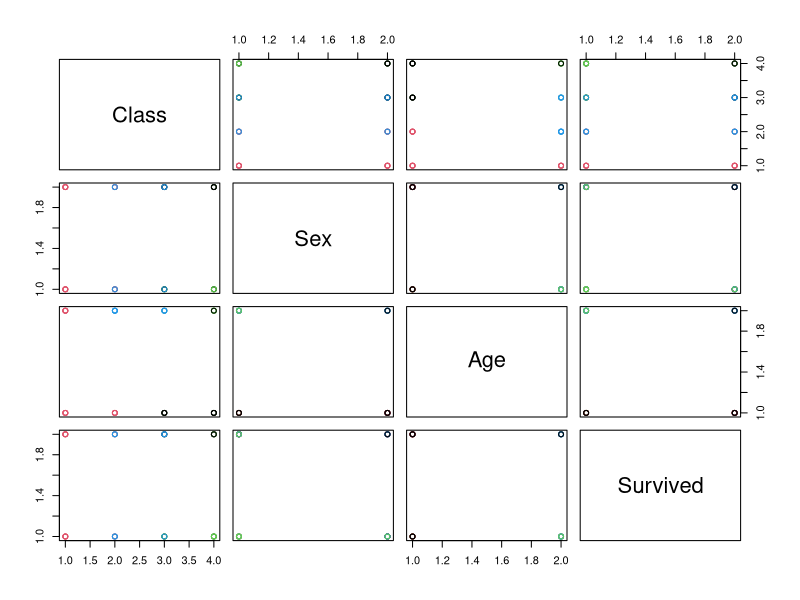

Write R code to recreate this figure.
library(tidyverse)

#Disciplina: Métodos Quantitativos 1

#Alunos: Amanda Raquel da Silva Lopes,
#        Gabriel Itiro Kioki Souza,
#        Vander Soares Teixeira

#A base de dados escolhida foi a Titanic. Essa base de dados é referente ao
#naufrágio e mostra os dados dos passageiros do navio. Como já havíamos explorado
#essa base de dados preferimos utilizá-la para obter talvez outros insights sobre
#esses dados. Os dados a seguir tratam sobre a sobrevivência, classe, Sexo, Idade, 
#quantidade de filhos no navio, quantidade de parentes no navio, o porto de embarque 
#e o preço pago por ticket de cada indivíduo a bordo. 

titanic <- as.data.frame(Titanic)
titanic$Class <- as.integer(titanic$Class)#Transformando string em inteiro
titanic$Sex <- as.integer(titanic$Sex)
titanic$Age <- as.integer(titanic$Age)
titanic$Survived <- as.integer(titanic$Survived)

View(titanic)

agrupamento_titanic<- kmeans(titanic[1:4],centers = 4) 
agrupamento_titanic

agrupamento_titanic_o<-kmeans(titanic[1:4], centers = 10, iter.max = 10, nstart = 1)
agrupamento_titanic_o


agrupamento_titanic_o$centers # são os pontos que se tornaram centroides
agrupamento_titanic_o$size # tamanho de cada grupo (numero de pontos)
agrupamento_titanic_o$cluster # vetor de cluster
agrupamento_titanic_o$membership # são os ítens que fazem parte da análise
agrupamento_titanic_o$iter # o número de iterações(repetições) realizadas.
agrupamento_titanic_o$withinerror # o valor da função objetivo - para especialistas.
agrupamento_titanic_o$call # a função preenchida
agrupamento_titanic_o$totss # A soma total dos quadrados.
agrupamento_titanic_o$tot.withinss # Soma dos quadrados total dentro do cluster, ou seja, soma (dentro).
agrupamento_titanic_o$betweenss # A soma dos quadrados entre clusters, ou seja, totss-tot.dentro
agrupamento_titanic_o$ifault # integer: indicador de um possível problema de algoritmo - para especialistas.

#criar tabela de decisão
table(titanic$Survived,agrupamento_titanic$cluster) 
#criar gráfico de dispersão
plot(titanic[1:4],col = agrupamento_titanic$cluster) 
#consolida tabela
tabela_titanic<- cbind(titanic, agrupamento_titanic$cluster)
View(tabela_titanic)
